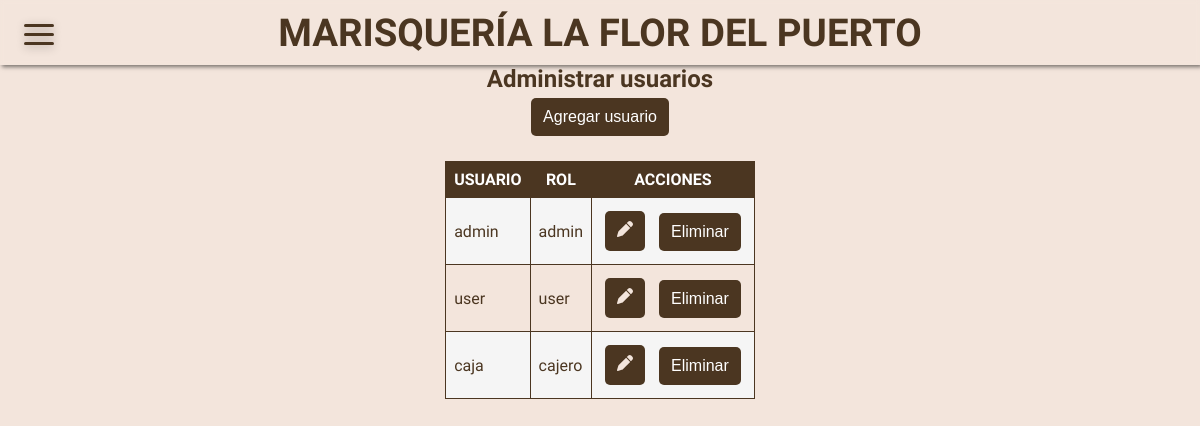
The page /admin (signed in) on the database its author committed.
### models.py (models this page shows, shortened)
class Users(db.Model):
    id = db.Column(db.Integer, primary_key=True)
    username = db.Column(db.String(80), nullable=False)
    password = db.Column(db.String(80), nullable=False)
    rol = db.Column(db.String(80), nullable=False)
    pedidos = db.relationship('Pedidos', foreign_keys='Pedidos.usuario_id', backref='user', lazy=True)

### app.py (the view)
        def wrapped(*args, **kwargs):
            if 'username' not in session:
                return redirect(url_for('login'))
            if session.get('tipo_usuario') not in allowed_roles:
                flash('No tienes permiso para acceder a esta página', 'error')
                return redirect(url_for('index'))
            return f(*args, **kwargs)

### app.py (called while the page is built)
def role_required(*allowed_roles):
    def decorator(f):
        def wrapped(*args, **kwargs):
            if 'username' not in session:
                return redirect(url_for('login'))
            if session.get('tipo_usuario') not in allowed_roles:
                flash('No tienes permiso para acceder a esta página', 'error')
                return redirect(url_for('index'))
            return f(*args, **kwargs)
        wrapped.__name__ = f.__name__
        return wrapped
    return decorator

@app.route('/admin', methods=['GET'])
@role_required('admin')
def admin():
    return render_template('admin.html', users=Users.query.all())

### templates/admin.html (shortened to what this page needs)
{% extends 'base.html' %}
{% block content %}
    <h2 style="text-align: center;">Administrar usuarios</h2>
    <div class="buttons_container">
        <button onclick="openModalAddUser()" class="btn">Agregar usuario</button>
    </div>
    <table>
        <thead>
            <tr>
                <th>Usuario</th>
                <th>Rol</th>
                <th>Acciones</th>
            </tr>
        </thead>
        <tbody>
            {% for user in users %}
            <tr>
                <td>{{ user.username }}</td>
                <td>{{ user.rol }}</td>
                <td>
                    <button type="button" onclick="openModalEdit({{ user.id }})" class="btn">
                    </button>
                    <button type="button" onclick="deleteUser({{ user.id }})" class="btn">Eliminar</button>
                </td>
            </tr>
            {% endfor %}
        </tbody>
    </table>
{% endblock %}

### static/css/base.css (style rules this page uses)
* { margin: 0; padding: 0; box-sizing: border-box; }
html { scroll-behavior: smooth; }
body { --bg-color: #4b3621; --text-color: #fff; background-color: #f3e5dc; font-family: 'Montserrat', sans-serif; color: #4b3621; display: block; }
a, button { border: none; cursor: pointer; outline: none; transition: 0.3s; }
h2 { font-size: clamp(1rem, 5vw, 1.5rem); text-wrap: balance; }
.btn { display: inline-block; padding: 10px 12px; background-color: #4b3621; color: #fff; text-decoration: none; border-radius: 5px; margin: 5px; font-size: clamp(0.8rem, 5vw, 1rem); }
.buttons_container { width: 100%; display: flex; flex-direction: row; justify-content: center; align-items: center; }
table { width: auto; border-collapse: collapse; margin: 20px auto; }
table th, table td { border: 1px solid #4b3621; padding: 8px; text-align: left; }
th { background-color: #4b3621; color: #fff; text-align: center !important; text-transform: uppercase; }
tr:nth-child(odd) { background-color: #f5f5f5; color: #4b3621; }

### rows shown on the page
Users: username "admin", rol "admin"
Users: username "user", rol "user"
Users: username "caja", rol "cajero"
